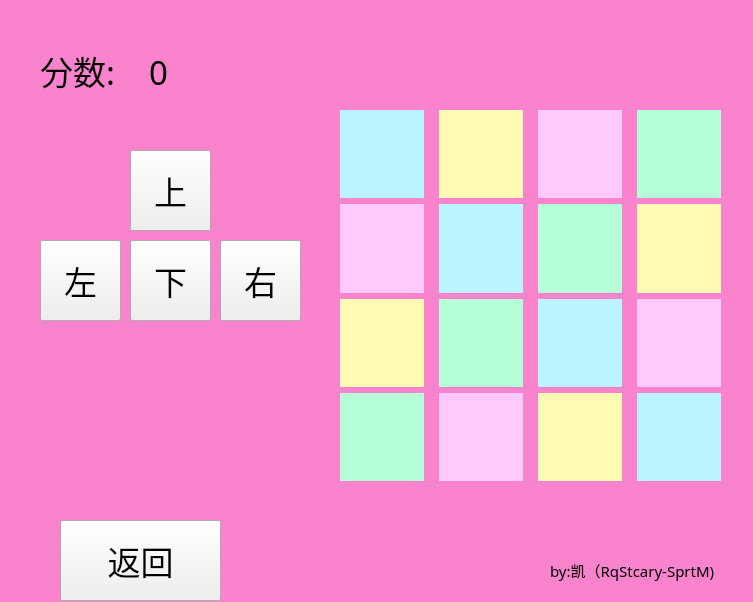
<?xml version="1.0" encoding="UTF-8"?>
<ui version="4.0">
 <class>game</class>
 <widget class="QWidget" name="game">
  <property name="geometry">
   <rect>
    <x>0</x>
    <y>0</y>
    <width>753</width>
    <height>602</height>
   </rect>
  </property>
  <property name="windowTitle">
   <string>Form</string>
  </property>
  <property name="styleSheet">
   <string notr="true">#game{background-color: rgb(249, 131, 204);}</string>
  </property>
  <widget class="QPushButton" name="putup">
   <property name="geometry">
    <rect>
     <x>130</x>
     <y>150</y>
     <width>81</width>
     <height>81</height>
    </rect>
   </property>
   <property name="font">
    <font>
     <family>华文行楷</family>
     <pointsize>25</pointsize>
    </font>
   </property>
   <property name="text">
    <string>上</string>
   </property>
  </widget>
  <widget class="QPushButton" name="putdown">
   <property name="geometry">
    <rect>
     <x>130</x>
     <y>240</y>
     <width>81</width>
     <height>81</height>
    </rect>
   </property>
   <property name="font">
    <font>
     <family>华文行楷</family>
     <pointsize>25</pointsize>
    </font>
   </property>
   <property name="text">
    <string>下</string>
   </property>
  </widget>
  <widget class="QPushButton" name="putleft">
   <property name="geometry">
    <rect>
     <x>40</x>
     <y>240</y>
     <width>81</width>
     <height>81</height>
    </rect>
   </property>
   <property name="font">
    <font>
     <family>华文行楷</family>
     <pointsize>25</pointsize>
    </font>
   </property>
   <property name="text">
    <string>左</string>
   </property>
  </widget>
  <widget class="QPushButton" name="putright">
   <property name="geometry">
    <rect>
     <x>220</x>
     <y>240</y>
     <width>81</width>
     <height>81</height>
    </rect>
   </property>
   <property name="font">
    <font>
     <family>华文行楷</family>
     <pointsize>25</pointsize>
    </font>
   </property>
   <property name="text">
    <string>右</string>
   </property>
  </widget>
  <widget class="QLabel" name="labscore">
   <property name="geometry">
    <rect>
     <x>40</x>
     <y>40</y>
     <width>291</width>
     <height>61</height>
    </rect>
   </property>
   <property name="font">
    <font>
     <family>方正舒体</family>
     <pointsize>25</pointsize>
    </font>
   </property>
   <property name="text">
    <string>分数:    0</string>
   </property>
  </widget>
  <widget class="QPushButton" name="pushButton_5">
   <property name="geometry">
    <rect>
     <x>60</x>
     <y>520</y>
     <width>161</width>
     <height>81</height>
    </rect>
   </property>
   <property name="font">
    <font>
     <family>华文新魏</family>
     <pointsize>25</pointsize>
    </font>
   </property>
   <property name="text">
    <string>返回</string>
   </property>
  </widget>
  <widget class="QLabel" name="labfin">
   <property name="geometry">
    <rect>
     <x>50</x>
     <y>370</y>
     <width>221</width>
     <height>101</height>
    </rect>
   </property>
   <property name="font">
    <font>
     <family>Myanmar Text</family>
     <pointsize>25</pointsize>
    </font>
   </property>
   <property name="text">
    <string/>
   </property>
  </widget>
  <widget class="QLabel" name="label_2">
   <property name="geometry">
    <rect>
     <x>550</x>
     <y>550</y>
     <width>201</width>
     <height>41</height>
    </rect>
   </property>
   <property name="font">
    <font>
     <family>楷体</family>
     <pointsize>11</pointsize>
    </font>
   </property>
   <property name="text">
    <string>by:凯（RqStcary-SprtM)</string>
   </property>
  </widget>
  <widget class="QWidget" name="layoutWidget">
   <property name="geometry">
    <rect>
     <x>340</x>
     <y>110</y>
     <width>381</width>
     <height>371</height>
    </rect>
   </property>
   <layout class="QVBoxLayout" name="verticalLayout">
    <item>
     <layout class="QHBoxLayout" name="horizontalLayout">
      <property name="spacing">
       <number>15</number>
      </property>
      <item>
       <widget class="QLabel" name="dis11">
        <property name="font">
         <font>
          <family>Malgun Gothic Semilight</family>
          <pointsize>20</pointsize>
         </font>
        </property>
        <property name="styleSheet">
         <string notr="true">background-color: rgb(185, 244, 255);</string>
        </property>
        <property name="text">
         <string/>
        </property>
        <property name="alignment">
         <set>Qt::AlignCenter</set>
        </property>
       </widget>
      </item>
      <item>
       <widget class="QLabel" name="dis12">
        <property name="font">
         <font>
          <family>Malgun Gothic Semilight</family>
          <pointsize>20</pointsize>
         </font>
        </property>
        <property name="styleSheet">
         <string notr="true">background-color: rgb(255, 250, 180);</string>
        </property>
        <property name="text">
         <string/>
        </property>
        <property name="alignment">
         <set>Qt::AlignCenter</set>
        </property>
       </widget>
      </item>
      <item>
       <widget class="QLabel" name="dis13">
        <property name="font">
         <font>
          <family>Malgun Gothic Semilight</family>
          <pointsize>20</pointsize>
         </font>
        </property>
        <property name="styleSheet">
         <string notr="true">background-color: rgb(255, 201, 251);</string>
        </property>
        <property name="text">
         <string/>
        </property>
        <property name="alignment">
         <set>Qt::AlignCenter</set>
        </property>
       </widget>
      </item>
      <item>
       <widget class="QLabel" name="dis14">
        <property name="font">
         <font>
          <family>Malgun Gothic Semilight</family>
          <pointsize>20</pointsize>
         </font>
        </property>
        <property name="styleSheet">
         <string notr="true">background-color: rgb(181, 255, 216);</string>
        </property>
        <property name="text">
         <string/>
        </property>
        <property name="alignment">
         <set>Qt::AlignCenter</set>
        </property>
       </widget>
      </item>
     </layout>
    </item>
    <item>
     <layout class="QHBoxLayout" name="horizontalLayout_2">
      <property name="spacing">
       <number>15</number>
      </property>
      <item>
       <widget class="QLabel" name="dis21">
        <property name="font">
         <font>
          <family>Malgun Gothic Semilight</family>
          <pointsize>20</pointsize>
         </font>
        </property>
        <property name="styleSheet">
         <string notr="true">background-color: rgb(255, 201, 251);</string>
        </property>
        <property name="text">
         <string/>
        </property>
        <property name="alignment">
         <set>Qt::AlignCenter</set>
        </property>
       </widget>
      </item>
      <item>
       <widget class="QLabel" name="dis22">
        <property name="font">
         <font>
          <family>Malgun Gothic Semilight</family>
          <pointsize>20</pointsize>
         </font>
        </property>
        <property name="styleSheet">
         <string notr="true">background-color: rgb(185, 244, 255);</string>
        </property>
        <property name="text">
         <string/>
        </property>
        <property name="alignment">
         <set>Qt::AlignCenter</set>
        </property>
       </widget>
      </item>
      <item>
       <widget class="QLabel" name="dis23">
        <property name="font">
         <font>
          <family>Malgun Gothic Semilight</family>
          <pointsize>20</pointsize>
         </font>
        </property>
        <property name="styleSheet">
         <string notr="true">background-color: rgb(181, 255, 216);</string>
        </property>
        <property name="text">
         <string/>
        </property>
        <property name="alignment">
         <set>Qt::AlignCenter</set>
        </property>
       </widget>
      </item>
      <item>
       <widget class="QLabel" name="dis24">
        <property name="font">
         <font>
          <family>Malgun Gothic Semilight</family>
          <pointsize>20</pointsize>
         </font>
        </property>
        <property name="styleSheet">
         <string notr="true">background-color: rgb(255, 250, 180);</string>
        </property>
        <property name="text">
         <string/>
        </property>
        <property name="alignment">
         <set>Qt::AlignCenter</set>
        </property>
       </widget>
      </item>
     </layout>
    </item>
    <item>
     <layout class="QHBoxLayout" name="horizontalLayout_3">
      <property name="spacing">
       <number>15</number>
      </property>
      <item>
       <widget class="QLabel" name="dis31">
        <property name="font">
         <font>
          <family>Malgun Gothic Semilight</family>
          <pointsize>20</pointsize>
         </font>
        </property>
        <property name="styleSheet">
         <string notr="true">background-color: rgb(255, 250, 180);</string>
        </property>
        <property name="text">
         <string/>
        </property>
        <property name="alignment">
         <set>Qt::AlignCenter</set>
        </property>
       </widget>
      </item>
      <item>
       <widget class="QLabel" name="dis32">
        <property name="font">
         <font>
          <family>Malgun Gothic Semilight</family>
          <pointsize>20</pointsize>
         </font>
        </property>
        <property name="styleSheet">
         <string notr="true">background-color: rgb(181, 255, 216);</string>
        </property>
        <property name="text">
         <string/>
        </property>
        <property name="alignment">
         <set>Qt::AlignCenter</set>
        </property>
       </widget>
      </item>
      <item>
       <widget class="QLabel" name="dis33">
        <property name="font">
         <font>
          <family>Malgun Gothic Semilight</family>
          <pointsize>20</pointsize>
         </font>
        </property>
        <property name="styleSheet">
         <string notr="true">background-color: rgb(185, 244, 255);</string>
        </property>
        <property name="text">
         <string/>
        </property>
        <property name="alignment">
         <set>Qt::AlignCenter</set>
        </property>
       </widget>
      </item>
      <item>
       <widget class="QLabel" name="dis34">
        <property name="font">
         <font>
          <family>Malgun Gothic Semilight</family>
          <pointsize>20</pointsize>
         </font>
        </property>
        <property name="styleSheet">
         <string notr="true">background-color: rgb(255, 201, 251);</string>
        </property>
        <property name="text">
         <string/>
        </property>
        <property name="alignment">
         <set>Qt::AlignCenter</set>
        </property>
       </widget>
      </item>
     </layout>
    </item>
    <item>
     <layout class="QHBoxLayout" name="horizontalLayout_4">
      <property name="spacing">
       <number>15</number>
      </property>
      <item>
       <widget class="QLabel" name="dis41">
        <property name="font">
         <font>
          <family>Malgun Gothic Semilight</family>
          <pointsize>20</pointsize>
         </font>
        </property>
        <property name="styleSheet">
         <string notr="true">background-color: rgb(181, 255, 216);</string>
        </property>
        <property name="text">
         <string/>
        </property>
        <property name="alignment">
         <set>Qt::AlignCenter</set>
        </property>
       </widget>
      </item>
      <item>
       <widget class="QLabel" name="dis42">
        <property name="font">
         <font>
          <family>Malgun Gothic Semilight</family>
          <pointsize>20</pointsize>
         </font>
        </property>
        <property name="styleSheet">
         <string notr="true">background-color: rgb(255, 201, 251);</string>
        </property>
        <property name="text">
         <string/>
        </property>
        <property name="alignment">
         <set>Qt::AlignCenter</set>
        </property>
       </widget>
      </item>
      <item>
       <widget class="QLabel" name="dis43">
        <property name="font">
         <font>
          <family>Malgun Gothic Semilight</family>
          <pointsize>20</pointsize>
         </font>
        </property>
        <property name="styleSheet">
         <string notr="true">background-color: rgb(255, 250, 180);</string>
        </property>
        <property name="text">
         <string/>
        </property>
        <property name="alignment">
         <set>Qt::AlignCenter</set>
        </property>
       </widget>
      </item>
      <item>
       <widget class="QLabel" name="dis44">
        <property name="font">
         <font>
          <family>Malgun Gothic Semilight</family>
          <pointsize>20</pointsize>
         </font>
        </property>
        <property name="styleSheet">
         <string notr="true">background-color: rgb(185, 244, 255);</string>
        </property>
        <property name="text">
         <string/>
        </property>
        <property name="alignment">
         <set>Qt::AlignCenter</set>
        </property>
       </widget>
      </item>
     </layout>
    </item>
   </layout>
  </widget>
 </widget>
 <resources/>
 <connections/>
</ui>
